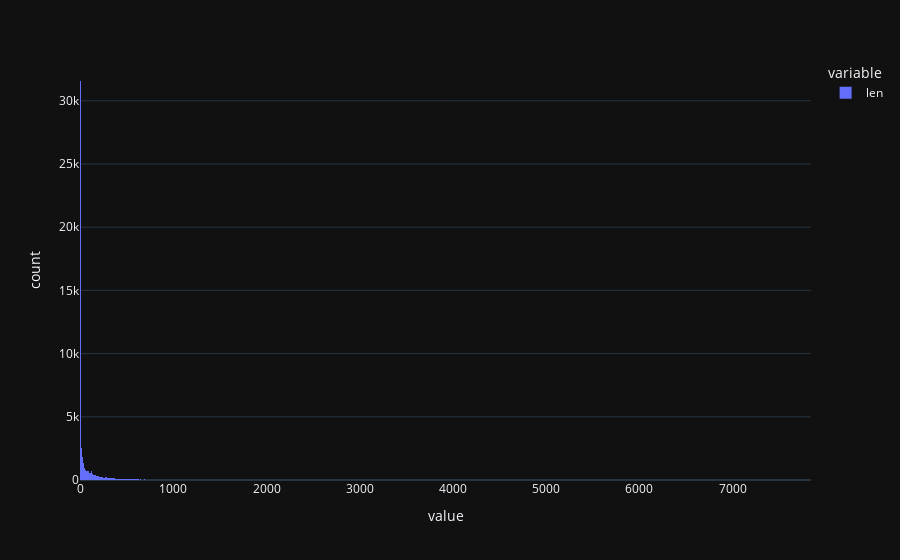

Here is the notebook cell this chart was saved with:
### Code cell
# What is the average length of the title
data['len']=data['body'].apply(lambda x : len(x.split(' ')))
px.histogram(data['len'],template='plotly_dark')

### Figure 1 — Plotly figure (JSON) as saved in the notebook; plotly's stock layout.template omitted (floating-point values rounded to 4 significant figures; data arrays with more than 128 entries replaced by an {"elided": "..."} marker saying what was removed)
{"data": [{"alignmentgroup": "True", "bingroup": "x", "hovertemplate": "variable=len<br>value=%{x}<br>count=%{y}<extra></extra>", "legendgroup": "len", "marker": {"color": "#636efa", "pattern": {"shape": ""}}, "name": "len", "offsetgroup": "len", "orientation": "v", "showlegend": true, "type": "histogram", "x": {"elided": "53187 int values"}, "xaxis": "x", "yaxis": "y"}], "layout": {"barmode": "relative", "legend": {"title": {"text": "variable"}, "tracegroupgap": 0}, "margin": {"t": 60}, "xaxis": {"anchor": "y", "domain": [0, 1], "title": {"text": "value"}}, "yaxis": {"anchor": "x", "domain": [0, 1], "title": {"text": "count"}}}}
